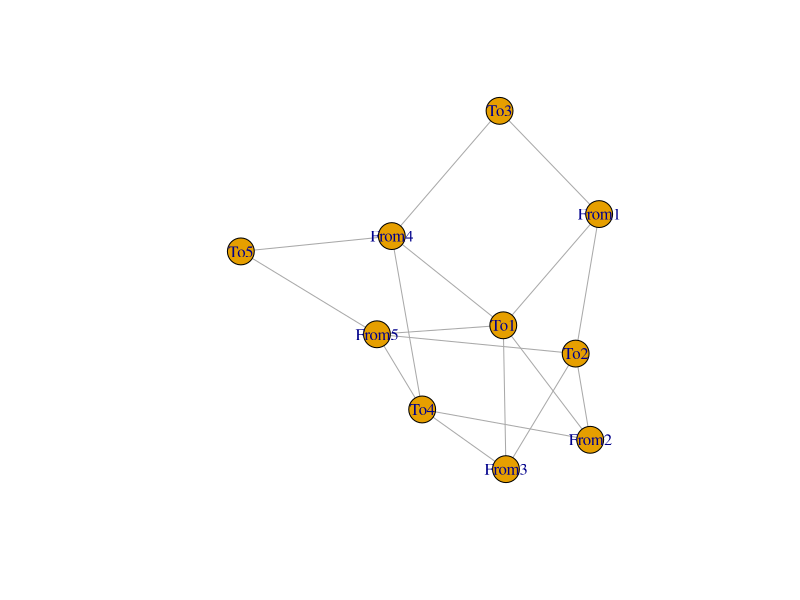
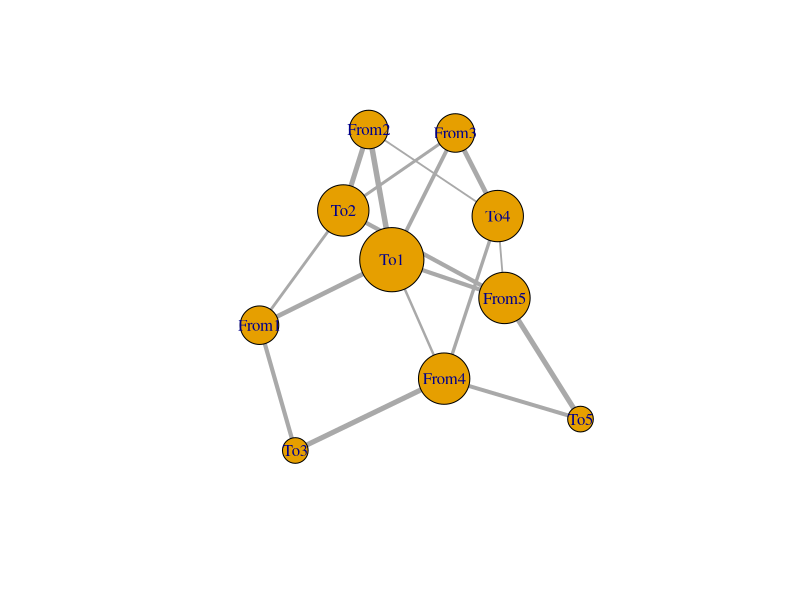
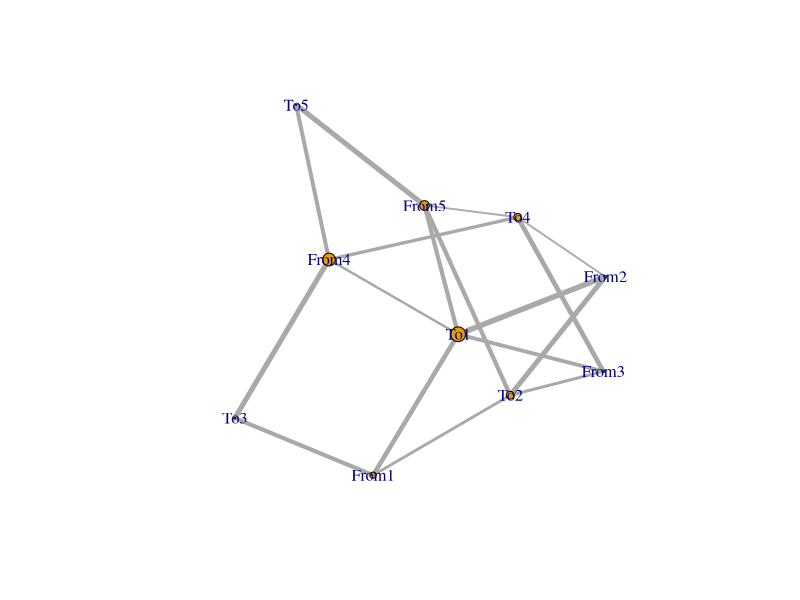
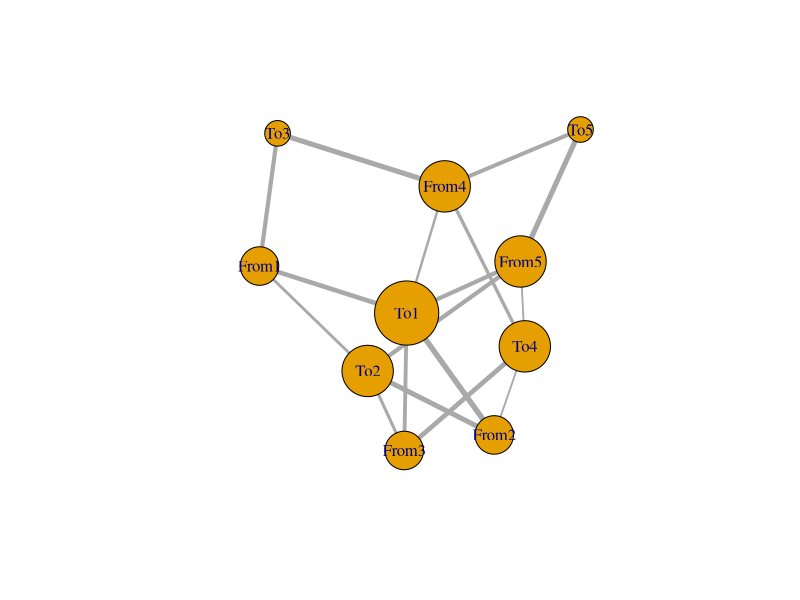
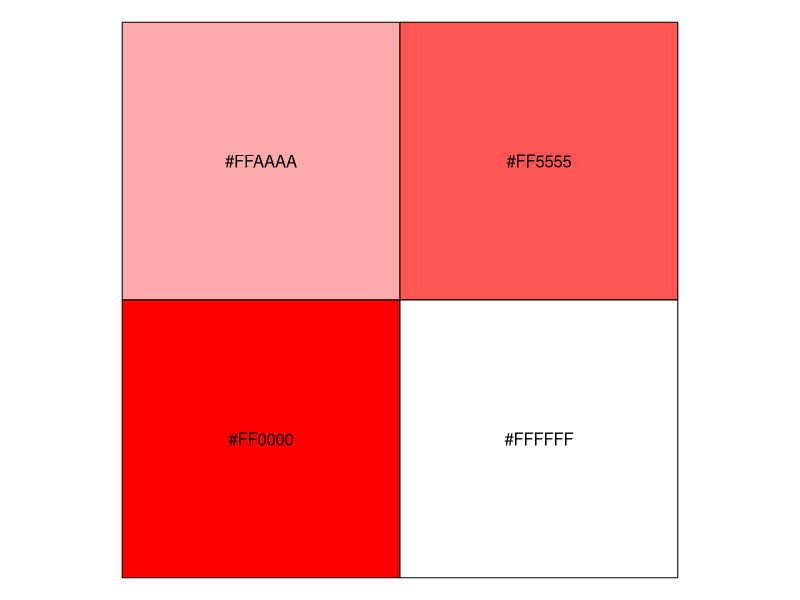
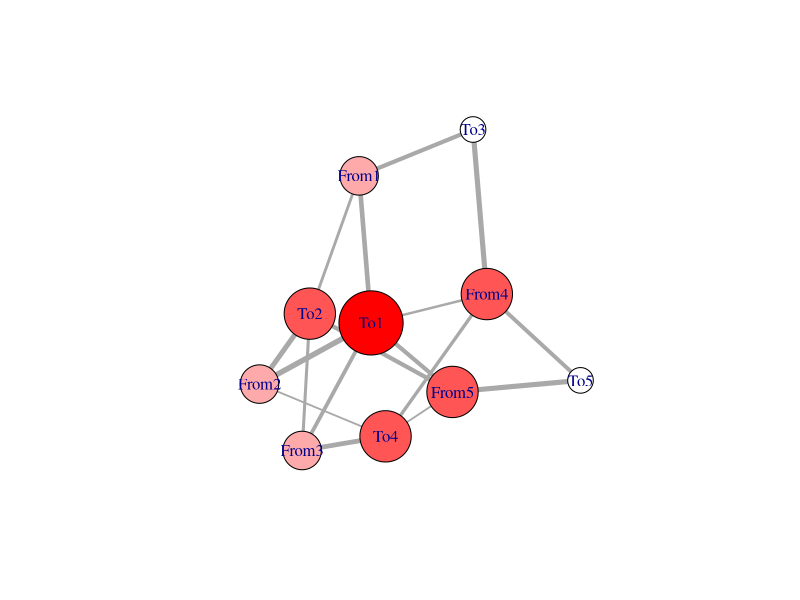
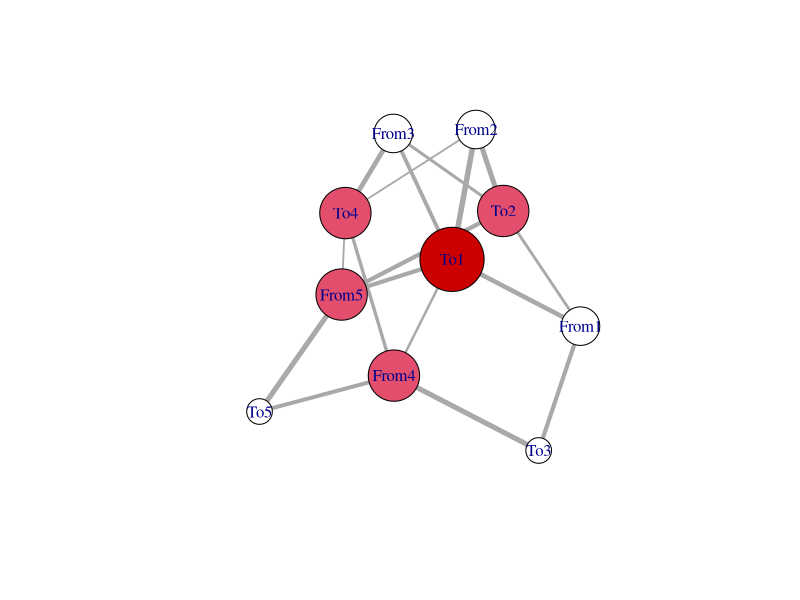
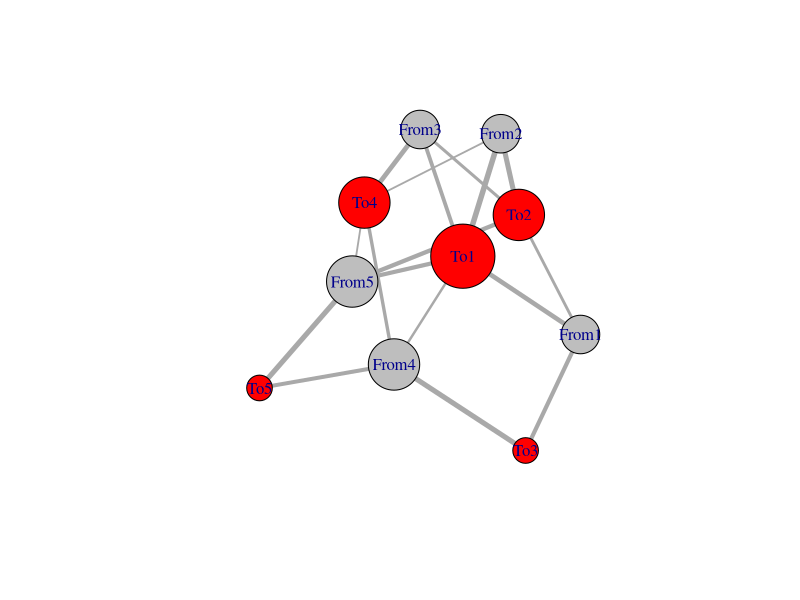

Write R code to recreate these figures, in order.
#'@title: Class: Impact through network analysis 
#'@author: R Alcalá
#'@date: Fall 2019 
#'@email: ralcala@ufl.edu

# Code for adding weights to nodes and links
#      and adding colors

#--- Install libraries they are not installed.
#?install.packages() # read more about installing packages

#--- Loading libraries 
library(igraph)
library(dplyr)
library(scales)


#--- Simulating data
set.seed(3) # setting seed for reproducibility 

samp <- data.frame(from= paste("From", sample(5, 28, replace = T), sep = ""),
                   to = paste("To", sample(5, 28, replace = T), sep = ""),
                   values = sample(100, 28, replace = T))
samp

#--- Tidying data with dplyr::
# If you have multiple entries, we can summarize it with dplyr
samp2 <- as_tibble(samp) %>% 
         group_by(from, to) %>% 
         summarize(sum = sum(values), n= n())
samp2

#---- Creating a graph object using igraph
g <- graph_from_data_frame(as.matrix(samp2), directed = F)
plot(g) # plot without attributes

#---- Assigning node size and link width atributes
# link width from the 3rd column of the original matrix (samp2) 
E(g)$width <- log(as.numeric(E(g)$sum)) # log the values for visual appreciation

# calculating node degree  (times a constant to make the node bigger) 
V(g)$size <- degree(g)*8 # adding node degree as a node attribute

#Plot node size= node degree; link width= values
plot(g)

#--
# calculating betweeness centrality 
V(g)$size <- betweenness(g) # adding betweeness centrality as a node attribute

#Plot node size= betweeness centrality; link width= values
plot(g)

#--
# calculating node strength  (times a constant to make the node bigger)
V(g)$size <- strength(g)*8 # adding node strenght as a node attribute

#Plot node size= betweeness centrality; link width= values
plot(g)

#---- Assigning colors to nodes by node size
# creating a palette function 
rcPal <- colorRampPalette(c("white","red")) # you can replace the colorst to whateber n

# check list of color available in R https://www.nceas.ucsb.edu/~frazier/RSpatialGuides/colorPaletteCheatsheet.pdf

# specifying how to cut the range of values with cut  
V(g)$color <- rcPal(4)[cut(V(g)$size, breaks = 4)] # adding colors to the nodes
show_col(unique(V(g)$color)) # show colors to plot
# plotting network
plot(g)

#---- Assigning colors to nodes by node size threshold
rcPal <- colorRampPalette(c("white","plum1", "red3"))
# we are 'cutting' the values in
cond <- V(g)$size
cond[cond<30] <- 0 # setting the threshold 
cond
n <- 20 #length(unique(cond))
V(g)$color <- rcPal(n)[cut(cond, breaks = n)] # adding colors to the nodes above the threshold
#show_col(unique(V(g)$color))
plot(g)

#---- Assigning colors to nodes by binary 'group' -infected::not infected- 
cond <- V(g)$name # getting vertex names
cond =substr(cond, 0,1)
cols = NULL
for (i in seq_along(cond)){
  cols[i] = ifelse(cond[i]== "F", print("gray"), print("red"))
}
V(g)$color <- cols
plot(g)

#---- Assigning colors to nodes personalized 
# faking metadata
metadat <- as_tibble(
            cbind(name= V(g)$name, # getting vertex names
                  location= c(rep("loc1", 2), rep("loc2", 1), rep("loc3", 4), rep("loc4", 3)), # faking locations      
                  color= c(rep("blue", 2), rep("red", 1), rep("orange", 4), rep("yellow", 3))) # colors based on locations
            ) # rememeber, all columns need to be the same leght as the number of nodes

V(g)$color <- metadat$color
plot(g)

